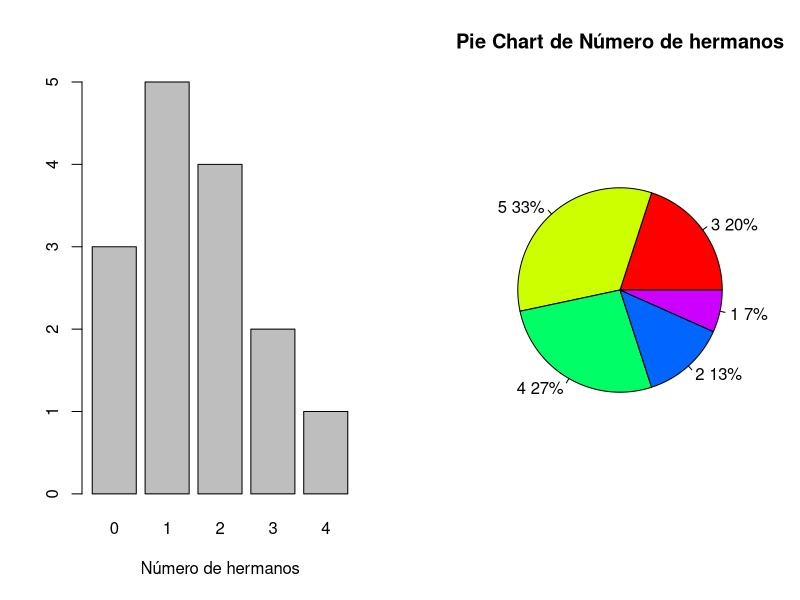

This chart was generated by the following R code:
## ---- chunk 1
knitr::opts_chunk$set(echo = FALSE)
## ---- chunk 2
brothers <- c(1,1,2,0,3,2,1,4,2,3,1,0,0,1,2)

conteo <- table(brothers)
par(mfrow=c(1,2))
barplot(conteo, xlab = 'Número de hermanos')
pct <- round(conteo/sum(conteo)*100)
lbls <- paste(conteo, pct) # add percents to labels 
lbls <- paste(lbls,"%",sep="") # ad % to labels 
pie(conteo,labels = lbls, col=rainbow(length(lbls)),
  	main="Pie Chart de Número de hermanos")
